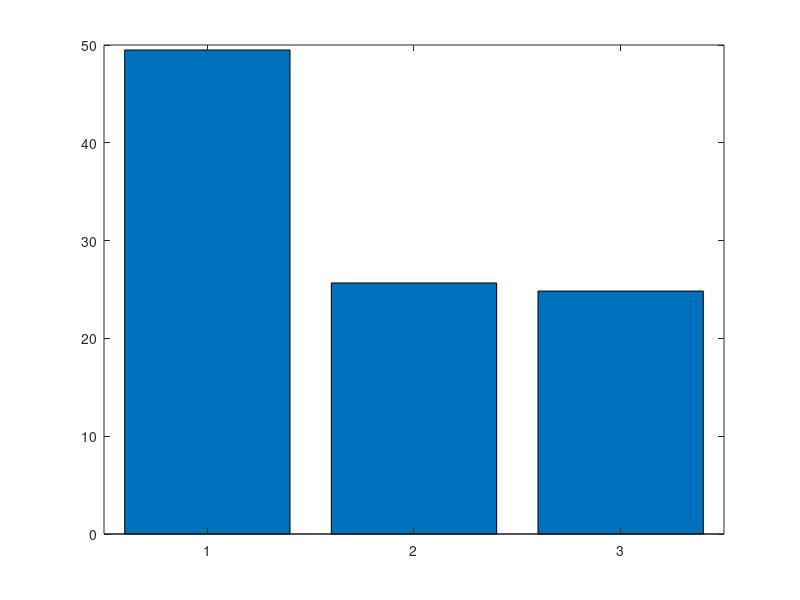

Write MATLAB code to recreate this figure. (Note: this script raises an error after producing the figure.)
%% Random number generation

%% == Tossing 2 coins ==
disp("== Tossing 2 coins ==");
n = 10000;
u1 = rand(n,1);
u2 = rand(n,1);
m1 = 1*(u1<=1/2); % generate n tosses of coins 1 and 2,
m2 = 1*(u2<=1/2); % with equal probability
x = m1 + m2; % x is the sum of tails of both coins
tabulate(x)
tab=tabulate(x); % save the table in variable tab
bar(tab(:,3)) % represent the bar diagram of relative frequencies


% Theoretical values
theoretical_mean = 0*1/4 + 1*1/2 + 2*1/4; % sum(xi*p(xi))
disp("Theoretical mean: " + theoretical_mean);
disp("Simulated mean: " + mean(x));
theoretical_var = (0-1)^2*1/4 + (1-1)^2*1/2 + (2-1)^2*1/4; % sum((xi-m)^2*p(xi))
disp("Theoretical variance: " + theoretical_var);
disp("Simulated variance: " + var(x));
disp(" ");

% == Inverse transform ==
disp("== Inverse transform ==");
% a) Simulate X for: F(x) = 1-e^(-x) if x>=0
% u = 1-e^(-2x) => e^(-2x) = 1-u => -2x = log(1-u) => x = -log(1-u)/2
% F^-1(u) = -log(1-u)/2
n = 1000;
u = rand(n,1);
x = -log(1-u)/2;
histogram(x);

% b) Compute E(X) and Var(X)
disp("E(X) = " + mean(x));
disp("Var(X) = " + var(x));
disp(" ");

% == Rayleigh variable ==
disp("== Rayleigh variable ==");
% a) Simulate 50 values for: f(x) = alpha*x*exp(-alpha*x^2/2) if x>0
% F(x) = 1-exp(-alpha*x^2/2)
% u = 1-exp(-alpha*x^2/2) => exp(-alpha*x^2/2) = 1-u => -alpha*x^2/2 = log(1-u) => x^2 = -2*log(1-u)/alpha => x = sqrt(-2*log(1-u)/alpha)
% F^-1(u) = sqrt(-2*log(1-u)/alpha)
n = 50;
alpha = 0.17;
u = rand(n,1);
x = sqrt(-2/alpha*log(1-u));
theoretical_mean = sqrt(pi/(2*alpha));
disp("Theoretical mean: " + theoretical_mean);
disp("Simulated mean: " + mean(x)); % should approach 3.0397
theoretical_var = (4-pi)/(2*alpha);
disp("Theoretical variance: " + theoretical_var);
disp("Simulated variance: " + var(x)); % should approach 2.5497
disp(" ");


% == Gompertz random variable ==
disp("== Gompertz random variable ==");
% TRUE or FALSE: to simulate 100 values for: F(x) = 1-exp(-exp(x)+1) if x > 0 we can use the following code:
% u = rand(100,1);
% x = -log(1-u);

% u = 1-exp(-exp(x)+1) => exp(-exp(x)+1) = 1-u => exp(x) = 1-log(1-u) => x = log(1-log(1-u))
% So this is FALSE, the correct inverse is x = log(1-log(1-u))
n = 100;
u = rand(n,1);
x = log(1-log(1-u));
disp(" ");


% == Dice game ==
disp("== Dice game ==");
n = 1000;

total = 0;
for i=1:n
    result = numel(intersect(unidrnd(6,1,3), unidrnd(6,1,3)));
    result = result - 1*(result == 0);
    total = total + result;
end

disp("Total money earned: " + total);

